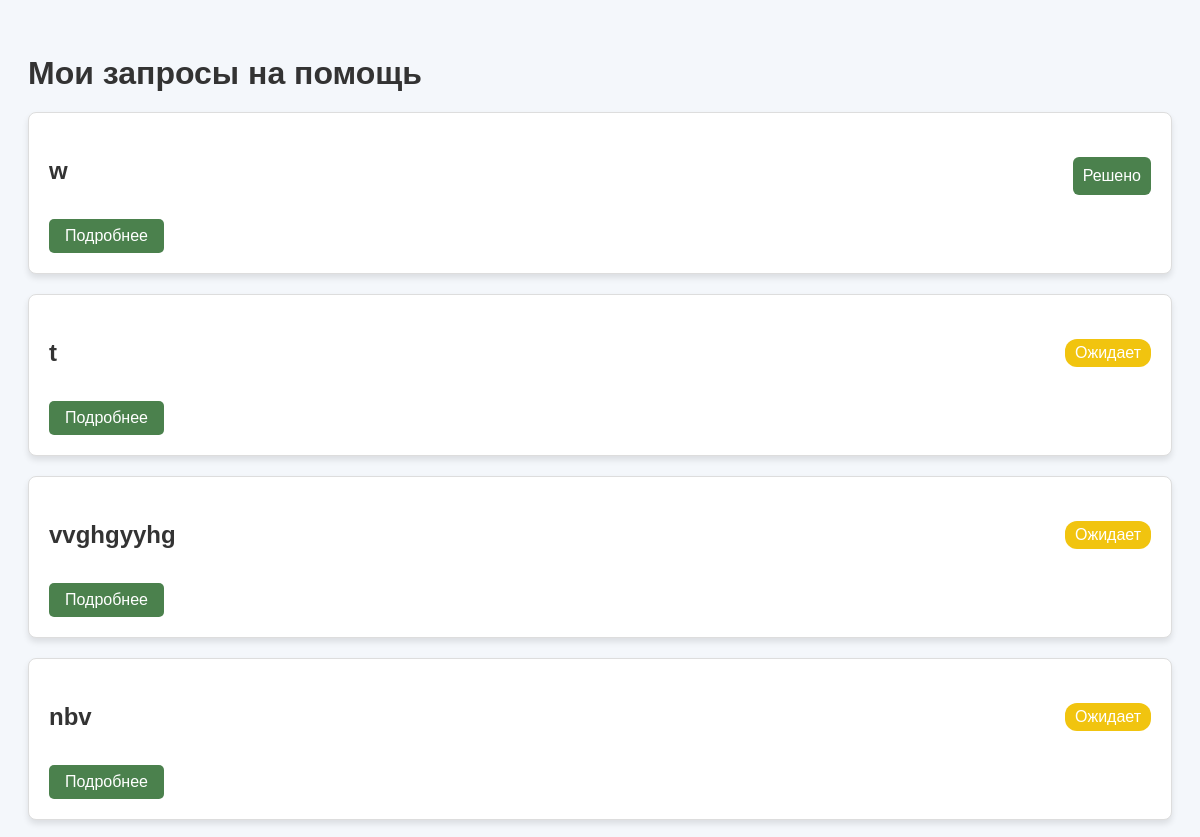
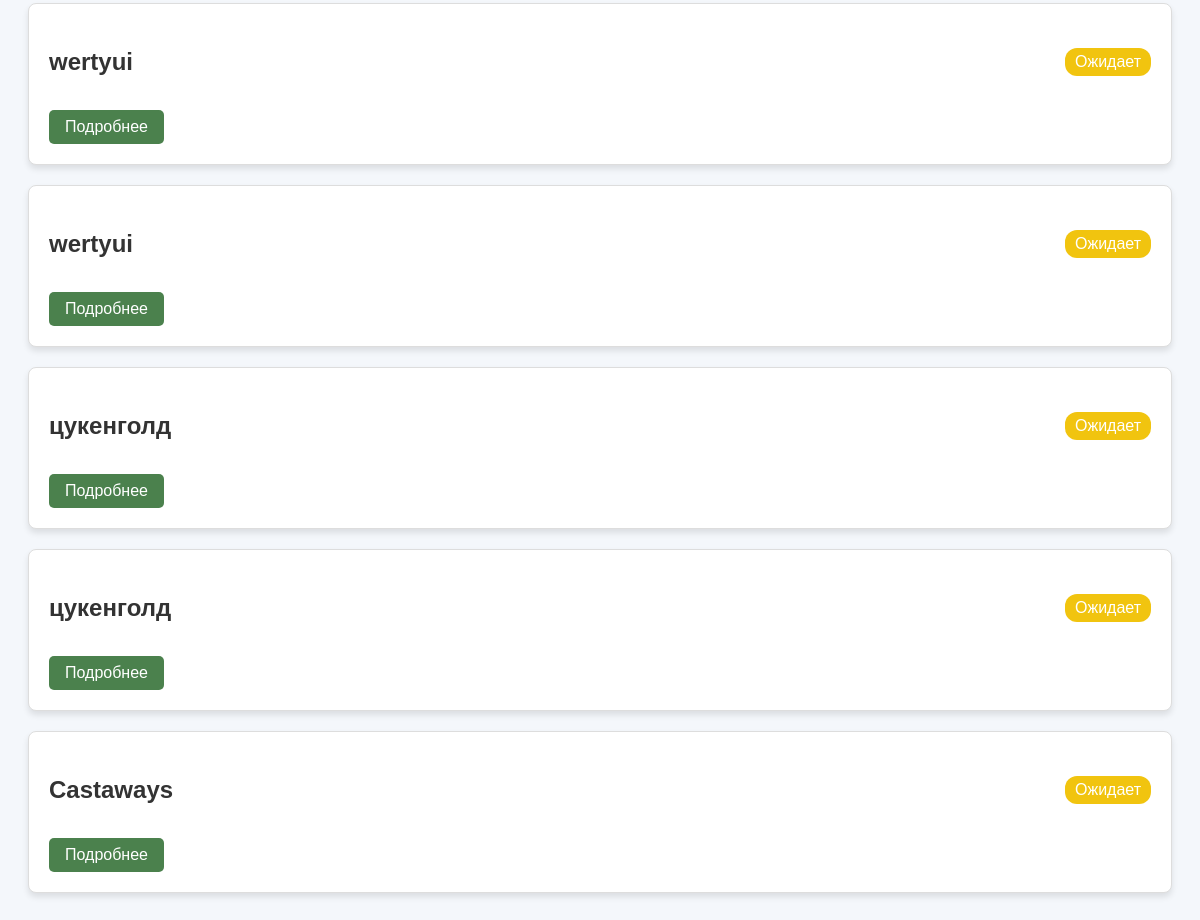
/list/ (signed in), run on the app's committed database (2 pictures, top to bottom).
### main/models.py (models this page shows, shortened)
class HelpRequest(models.Model):
    STATUS_CHOICES = [
        ('pending', 'Ожидает'),
        ('in_progress', 'В работе'),
        ('resolved', 'Решено'),
        ('rejected', 'Отклонено'),
    ]
    user = models.ForeignKey('main.User', on_delete=models.CASCADE, related_name='help_requests')
    title = models.CharField(max_length=200)
    description = models.TextField()
    created_at = models.DateTimeField(auto_now_add=True)
    status = models.CharField(max_length=30, choices=STATUS_CHOICES, default='pending')
    assigned_volunteer = models.ForeignKey(
        'main.User', on_delete=models.SET_NULL, null=True, blank=True, related_name='assigned_requests'
    )
    location = models.CharField(max_length=255, blank=True, null=True)
    telegram_notified = models.BooleanField(default=False)

### main/views.py (the view)
# urls.py: path('list/', views.help_requests_list, name='help_requests_list'),
def help_requests_list(request):
    requests = HelpRequest.objects.filter(user=request.user)
    return render(request, 'main/help_requests_list.html', {'requests': requests})

### main/templates/main/help_requests_list.html (shortened to what this page needs)
{% block content %}
  <div class="container">
    <h2 class="title">Мои запросы на помощь</h2>
    <div class="requests-list">
      {% for request in requests %}
        <div class="request-item">
          <div class="request-header">
            <h3 class="request-title">{{ request.title }}</h3>
            <span class="status {{ request.status }}">{{ request.get_status_display }}</span>
          </div>
          <button class="details-btn" onclick="toggleDetails('details-{{ request.id }}')">Подробнее</button>
        </div>
      {% endfor %}
    </div>
  </div>
{% endblock %}

### main/templates/main/help_requests_list.html (style rules this page uses)
.container { max-width: 1200px; margin: 0 auto; padding: 20px; }
.title { font-size: 2rem; font-weight: 600; color: #333; margin-bottom: 20px; }
.requests-list { display: flex; flex-direction: column; gap: 20px; }
.request-item { background-color: white; padding: 20px; border-radius: 8px; box-shadow: 0 4px 6px rgba(0, 0, 0, 0.1); border: 1px solid #ddd; }
.request-header { display: flex; justify-content: space-between; align-items: center; margin-bottom: 10px; }
.request-title { font-size: 1.5rem; color: #333; }
.status { font-size: 1rem; padding: 5px 10px; border-radius: 12px; }
.status.pending { background-color: #f1c40f; color: white; }
.status.resolved { background-color: #4b814d; color: white; }
.details-btn { background-color: #4b814d; color: white; padding: 8px 16px; border: none; border-radius: 5px; cursor: pointer; font-size: 1rem; transition: background-color 0.3s; }
.assigned-volunteer, .in-progress, .resolved { padding: 10px; background-color: #f9f9f9; border-radius: 6px; margin-top: 10px; }

### data on the page
HelpRequest: title "w", status "Решено"
HelpRequest: title "t", status "Ожидает"
HelpRequest: title "vvghgyyhg", status "Ожидает"
HelpRequest: title "nbv", status "Ожидает"
HelpRequest: title "wertyui", status "Ожидает"
HelpRequest: title "wertyui", status "Ожидает"
HelpRequest: title "цукенголд", status "Ожидает"
HelpRequest: title "цукенголд", status "Ожидает"
HelpRequest: title "Castaways", status "Ожидает"
